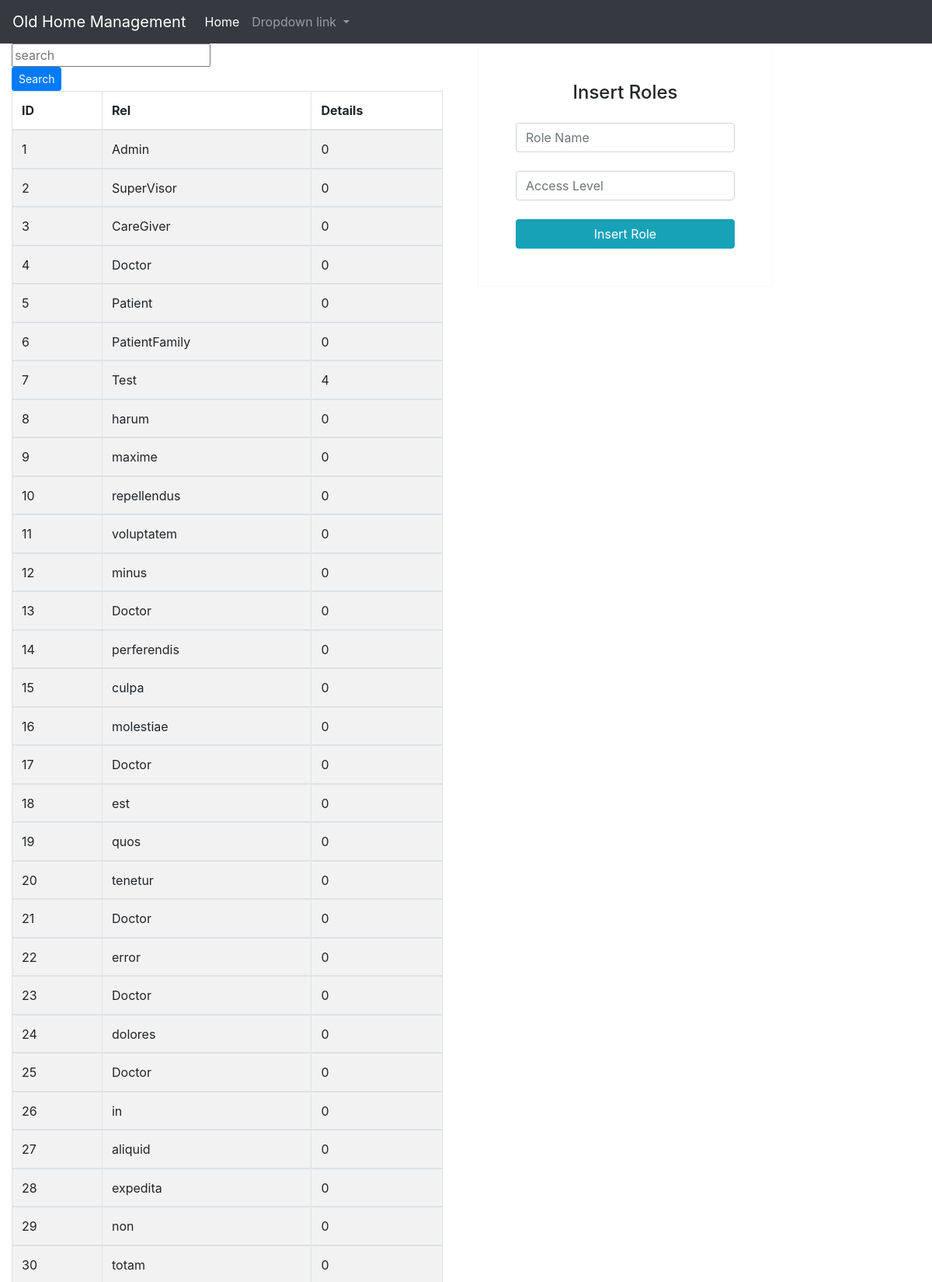
Screenshot of /roles.php (upper part) with the database file from the repository.
### tables this page shows
CREATE TABLE `roles` (
  `id` bigint(20) UNSIGNED NOT NULL,
  `role_name` varchar(255) NOT NULL,
  `access_level` int(11) NOT NULL,
  `created_at` timestamp NULL DEFAULT NULL,
  `updated_at` timestamp NULL DEFAULT NULL
);

### roles.php (the view, shortened to what this page needs)
<?php
 include_once "connection.php";
 include_once "main.php";
?>
<!DOCTYPE html>
<html lang="en">
<head>
    <link rel="stylesheet" href="https://stackpath.bootstrapcdn.com/bootstrap/4.5.2/css/bootstrap.min.css">
</head>
<div class="row">
<div class="col-md-6">
    <div class="container-fluid">
<form action="roles.php" method="post">
    <input type="text" name="search" placeholder= "search"><br>
    <button class="btn btn-primary btn-sm" type="submit" name="submit-search">Search</button>
</form>
    <?php
        if(isset($_POST['submit-search']))
        {
            $search = mysqli_real_escape_string($conn,$_POST['search']);
            $search_sql = "SELECT * FROM roles where role_name LIKE '%$search%'";
            $search_db = mysqli_query($conn,$search_sql);
            $query_result1 = mysqli_num_rows($search_db);
            echo($query_result1);
            if($query_result1>0)
            {
                while($search_row = mysqli_fetch_array($search_db))
                {
                    echo "<div>
                    <h3>".$search_row['id']."</h3>
                    <h3>".$search_row['role_name']."</h3>
                    <h3>".$search_row['access_level']."</h3>
                    </div>";
                 }
            }
            else
             {
                 echo "No search result";
             }
        }
      else
        {
        $sql = "SELECT * FROM roles";
        $sql_query = mysqli_query($conn, $sql);
        $chk_rows = mysqli_num_rows($sql_query);
        if($chk_rows>0)
        {
        ?>
            <table class="table table-hover table-bordered table-striped">
                <thead>
            <tr>
            <th>ID</th>
            <th>Rel</th>
            <th>Details</th>
            </tr>
        </thead>
        <?php
            while($row = mysqli_fetch_array($sql_query))
            {
                ?>
                <tbody>
                <?php
                echo "<tr>";
                echo "<td>" . $row['id'] . "</td>";
                echo "<td>" . $row['role_name'] . "</td>";
                echo "<td>" . $row['access_level'] . "</td>";
                ?>
                </tbody>
                <?php
            }
            ?>
            </table>
            <?php
        }
        else
        {
            echo "no results";
        }
    }
    ?>
</div>
</div>
<div class="col-md-4">
<form class="text-center border border-light p-5" action="roles.php" method="post">
            <p class="h4 mb-4">Insert Roles</p>
            <input type="text" name ="role_name"  class="form-control mb-4" placeholder="Role Name">
            <input type="number" name="access_level" class="form-control mb-4" placeholder="Access Level">
            <button class="btn btn-info btn-block" name="insert_role" type="submit">Insert Role</button>
        </div>
</div>
</body>
</html>

### rows the page displays
roles: id "1", role_name "Admin", access_level "0"
roles: id "2", role_name "SuperVisor", access_level "0"
roles: id "3", role_name "CareGiver", access_level "0"
roles: id "4", role_name "Doctor", access_level "0"
roles: id "5", role_name "Patient", access_level "0"
roles: id "6", role_name "PatientFamily", access_level "0"
roles: id "7", role_name "Test", access_level "4"
roles: id "8", role_name "harum", access_level "0"
roles: id "9", role_name "maxime", access_level "0"
roles: id "10", role_name "repellendus", access_level "0"
roles: id "11", role_name "voluptatem", access_level "0"
roles: id "12", role_name "minus", access_level "0"
roles: id "13", role_name "Doctor", access_level "0"
roles: id "14", role_name "perferendis", access_level "0"
roles: id "15", role_name "culpa", access_level "0"
roles: id "16", role_name "molestiae", access_level "0"
roles: id "17", role_name "Doctor", access_level "0"
roles: id "18", role_name "est", access_level "0"
roles: id "19", role_name "quos", access_level "0"
roles: id "20", role_name "tenetur", access_level "0"
roles: id "21", role_name "Doctor", access_level "0"
roles: id "22", role_name "error", access_level "0"
roles: id "23", role_name "Doctor", access_level "0"
roles: id "24", role_name "dolores", access_level "0"
roles: id "25", role_name "Doctor", access_level "0"
roles: id "26", role_name "in", access_level "0"
roles: id "27", role_name "aliquid", access_level "0"
roles: id "28", role_name "expedita", access_level "0"
roles: id "29", role_name "non", access_level "0"
roles: id "30", role_name "totam", access_level "0"
